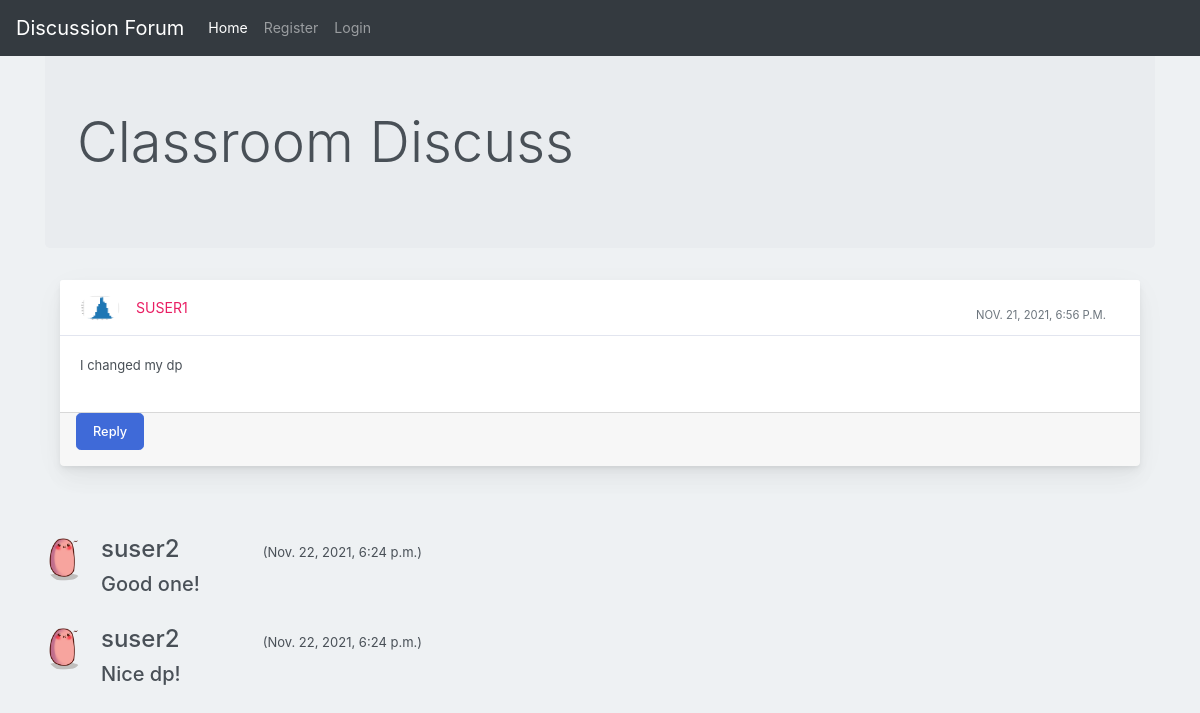
The app's page /post/4 with its own data.
### discuss/models.py (models this page shows, shortened)
class Post(models.Model):
    user1 = models.ForeignKey(User, on_delete=models.CASCADE, default=1)
    post_id = models.AutoField
    post_content = models.TextField()
    timestamp= models.DateTimeField(default=now)
    image = models.ImageField(upload_to="images",default="")
    def get_reply_item_url(self):
        return reverse("discuss:add-reply", kwargs={
            'post_id' : self.id
        })

class Replie(models.Model):
    user = models.ForeignKey(User, on_delete=models.CASCADE, default=1)
    reply_id = models.AutoField
    reply_content = models.TextField()
    post = models.ForeignKey(Post, on_delete=models.CASCADE, default='')
    timestamp= models.DateTimeField(default=now)
    image = models.ImageField(upload_to="images",default="")

### users/models.py (models this page shows)
class User(AbstractUser):
    email = models.EmailField()
    is_student = models.BooleanField(default=False)
    is_teacher = models.BooleanField(default=False)

### discuss/views.py (the view)
# urls.py: path('post/<post_id>', views.post_detail, name='post-detail'),
def post_detail(request, post_id):
    post = Post.objects.get(id=post_id)
    replies = Replie.objects.filter(post = post).order_by("-timestamp")
    context = {
        "replies" : replies,
        "post" : post,
    }
    return render(request, 'discuss/post_detail.html', context)

### templates/discuss/post_detail.html (shortened to what this page needs)
{% extends 'discuss/basic.html' %}
{% load crispy_forms_tags %}
{% block homeactive %} active {% endblock homeactive %}-->
{% block content %}
<div class="container my-4">
<div class="jumbotron">
    <h1 class="display-4">Classroom Discuss</h1>
    </div>
    <div class="container-fluid mt-10">
      <div class="row">
          <div class="col-md-12">
              <div class="card mb-4">
                  <div class="card-header">
                      <div class="media flex-wrap w-100 align-items-center"> <img src="/media/{{post.image}}"
                              class="d-block ui-w-40 rounded-circle" alt="">
                          <div class="media-body ml-3"> <a href="#" data-abc="true">{{post.user1}}</a>
                          </div>
                          <div class="text-muted small ml-3">
                            <div class="px-4 pt-3">{{post.timestamp}} </div>
                          </div>
                      </div>
                  </div>
                  <div class="card-body">
                      <p>{{post.post_content}}</p>
                  </div>
                  <div class="card-footer d-flex flex-wrap justify-content-between align-items-center px-3 pt-0 pb-3">
                    <a class="btn btn-primary btn-lg" data-toggle="modal" href="{{post.get_reply_item_url}}">Reply</a>
                </div>
              </div>
          </div>
      </div>
  </div>
</div>
{% for reply in replies %}
<br>
<div class="container">
<div class="media">
    <img class="mr-3 rounded-circle" src="/media/{{reply.image}}" alt="." width="30px" height="30px">
    <div class="media-body">
      <h4 class="mt-0">{{reply.user}}	&nbsp;	&nbsp;	&nbsp;	&nbsp;	&nbsp;	&nbsp;  <span><small style="font-size: 13px;">({{reply.timestamp}})</small></span></h4>
      <h5>{{reply.reply_content}}</h5>
    </div>
  </div>
</div>
{% endfor %}
  {% endblock content %}

### discuss/static/discuss/block.css (style rules this page uses)
body { margin: 0; font-family: -apple-system, BlinkMacSystemFont, "Segoe UI", Roboto, "Helvetica Neue", Arial, "Noto Sans", sans-serif, "Apple Color Emoji", "Segoe UI Emoji", "Segoe UI Symbol", "Noto Color Emoji"; font-size: .88rem; font-weight: 400; line-height: 1.5; color: #495057; text-align: left; background-color: #eef1f3 }
.card { box-shadow: 0 0.46875rem 2.1875rem rgba(4, 9, 20, 0.03), 0 0.9375rem 1.40625rem rgba(4, 9, 20, 0.03), 0 0.25rem 0.53125rem rgba(4, 9, 20, 0.05), 0 0.125rem 0.1875rem rgba(4, 9, 20, 0.03); border-width: 0; transition: all .2s }
.card-header:first-child { border-radius: calc(.25rem - 1px) calc(.25rem - 1px) 0 0 }
.card-header { display: flex; align-items: center; border-bottom-width: 1px; padding-top: 0; padding-bottom: 0; padding-right: .625rem; height: 3.5rem; text-transform: uppercase; background-color: #fff; border-bottom: 1px solid rgba(26, 54, 126, 0.125) }
.btn-primary { color: #fff; background-color: #3f6ad8; border-color: #3f6ad8 }
.btn { font-size: 0.8rem; font-weight: 500; outline: none !important; position: relative; transition: color 0.15s, background-color 0.15s, border-color 0.15s, box-shadow 0.15s }
.card-body { flex: 1 1 auto; padding: 1.25rem }
.card-body p { font-size: 13px }
a { color: #E91E63; text-decoration: none !important; background-color: transparent }
.media img { width: 40px; height: auto }

### records on screen
Post: image (picture), user1 "SUSER1", timestamp "NOV. 21, 2021, 6:56 P.M.", post_content "I changed my dp"
Replie: image (picture), user "suser2", timestamp "Nov. 22, 2021, 6:24 p.m.", reply_content "Good one!"
Replie: image (picture), user "suser2", timestamp "Nov. 22, 2021, 6:24 p.m.", reply_content "Nice dp!"
